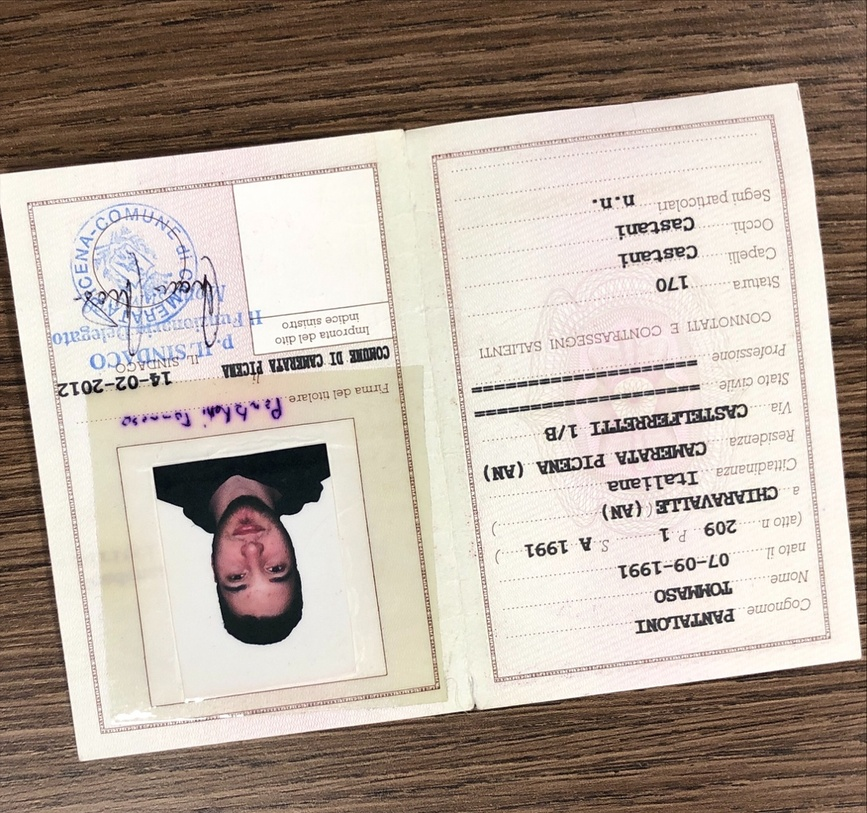
#> input picture TestImages/rear/t-pantaloni-rearCIE.jpg, 867 x 813 px, shrunk from 1092 x 1024 before the run
$ python TestShapeDetector.py
#> lines starting #> are read from the running program, lines starting #| are printed output that depends on the picture; after the words box and inside, x2 and y2 are one past the last pixel; in counts of white or black regions, pixels touching at a corner belong together
#%% Import section
import imutils
import cv2
import dlib
import numpy as np
#%% Global parameters definition:
bluring_kernel_size = (3, 3) #TODO try different size that can be usefull
morphological_kernel = np.ones((5, 5), np.uint8) #TODO try different kernel that can be usefull (to search)
canny_low = 100
canny_high = 200
number_of_contours = 10
#%% Opening Reference Image
reference_image = cv2.imread('TestImages/rear/t-pantaloni-rearCIE.jpg', cv2.IMREAD_GRAYSCALE)
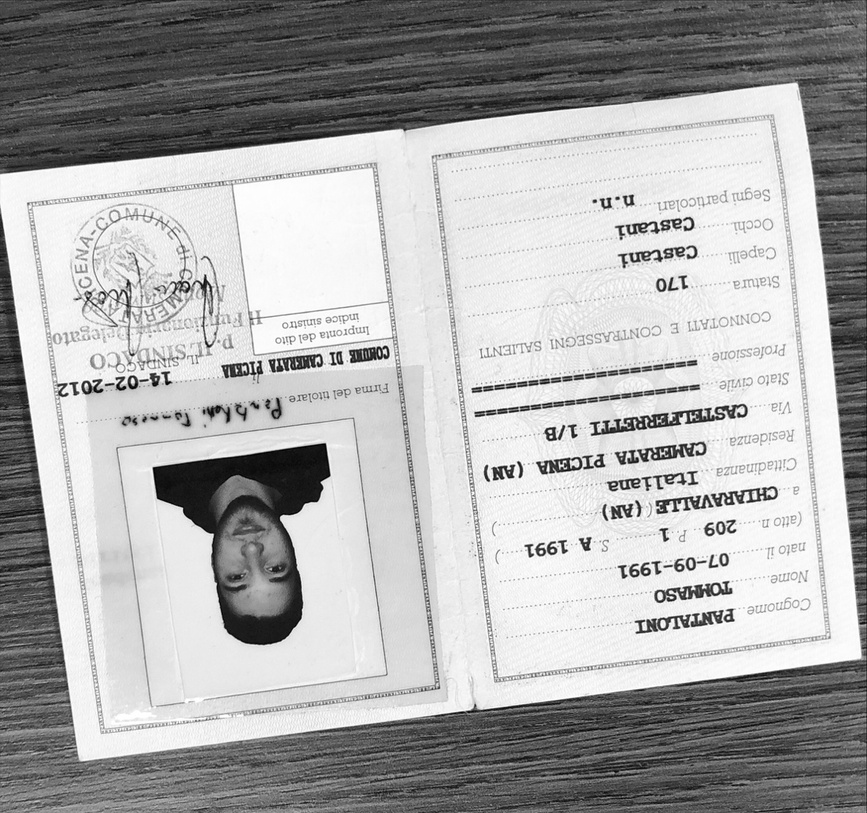
#> reference_image: shape (813, 867); min 0, max 255, mean 172
#%% Bluring
reference_image = cv2.blur(reference_image, bluring_kernel_size)
#%% Canny
reference_image_canny = cv2.Canny(reference_image, canny_low, canny_high)
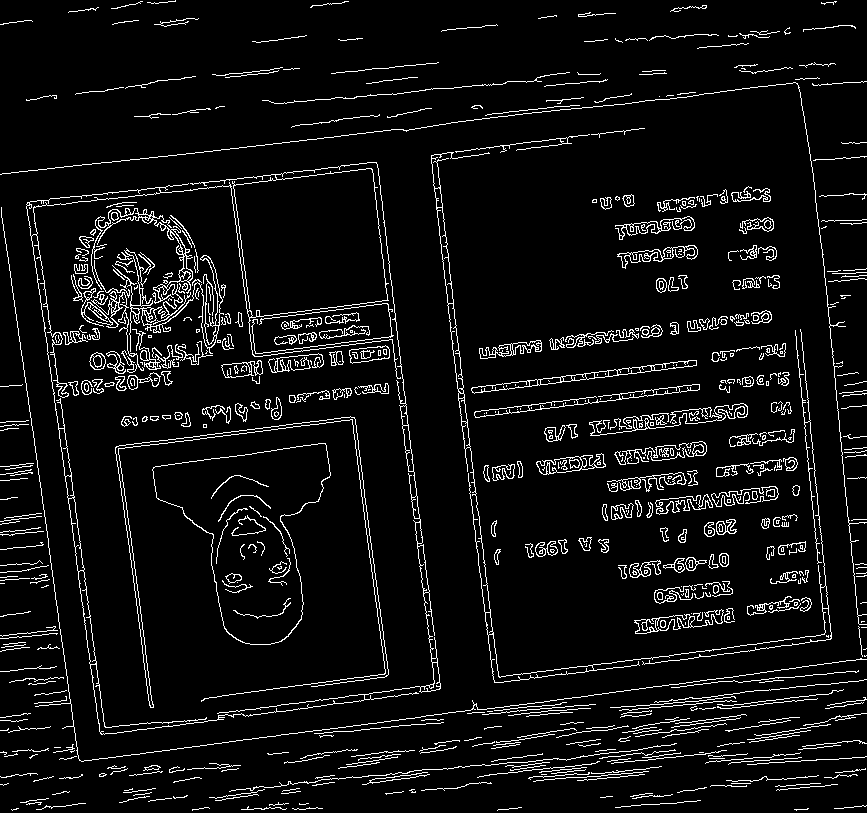
#> reference_image_canny: shape (813, 867); 6.5% white in thin lines or dots
#%% Morphological operation
#reference_image_canny_morph = cv2.morphologyEx(reference_image_canny, cv2.MORPH_CLOSE, morphological_kernel)
#%% Finding Contours on binary image
# cv2.RETR_CCOMP -> return the contours complete list (all contours)
# cv2.CHAIN_APPROX_NONE -> this not approximate a connection between contours
reference_contours, reference_hierarchy = cv2.findContours(reference_image_canny, cv2.RETR_CCOMP, cv2.CHAIN_APPROX_NONE)
#> reference_contours = 1026 contours, 719 with area under 20; largest, box (x1, y1, x2, y2) and area: (26, 162, 441, 735) 165496, (31, 162, 435, 735) 161809, (152, 443, 331, 645) 19868, (152, 443, 331, 645) 19785, (431, 152, 832, 683) 2536; reference_hierarchy = 1026 rows, first 6: [1, -1, -1, -1], [2, 0, -1, -1], [3, 1, -1, -1], [4, 2, -1, -1], [5, 3, -1, -1], [6, 4, -1, -1]
# Rerder contours in descending mode to have the biggest area for first
reference_contours = sorted(reference_contours, key=cv2.contourArea, reverse= True)
#%%
rects = []
#for c in reference_contours:
peri = cv2.arcLength(reference_contours[5], True)
#> peri = 3385.7
approx = cv2.approxPolyDP(reference_contours[5], 0.02 * peri, True)
#> approx = [[98, 217], [212, 353]]
x, y, w, h = cv2.boundingRect(approx)
#> x = 98; y = 217; w = 115; h = 137
reference_image_copy = reference_image.copy
if h >= 15:
    # if height is enough
    # create rectangle for bounding
    rect = (x, y, w, h)
#> rect = (98, 217, 115, 137)
    rects.append(rect)
    cv2.rectangle(reference_image, (x, y), (x+w, y+h), (0, 255, 0), 1)
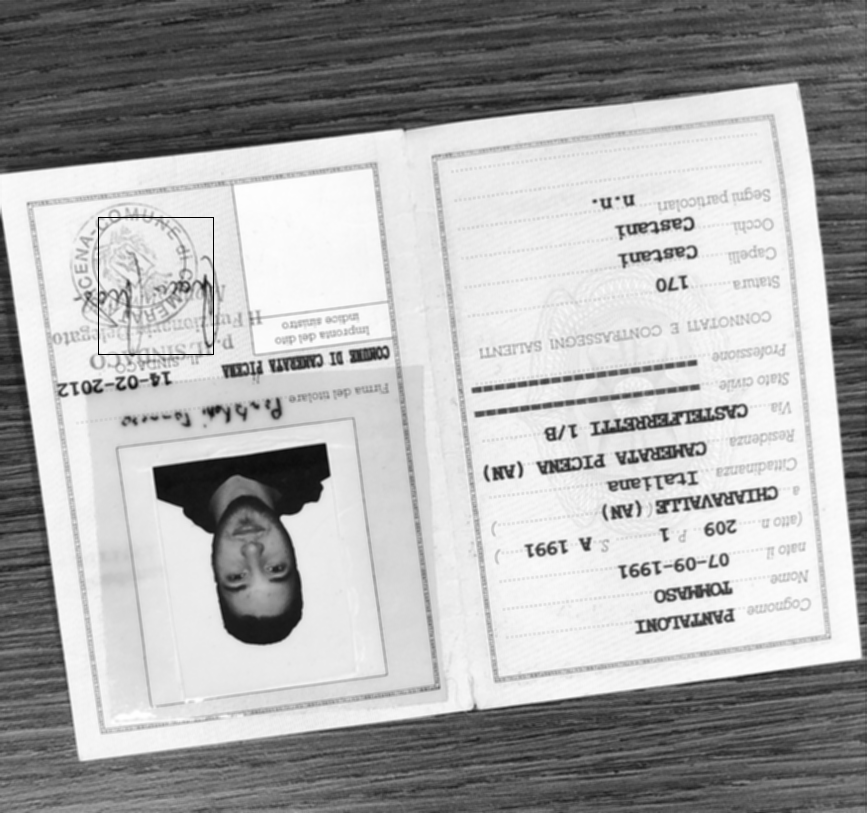
#> reference_image: shape (813, 867); min 0, max 255, mean 171.8

cv2.imwrite('result-test.jpg', reference_image)

$ run again, with TestImages/rear/a-pantaloni-rearCIC.jpg copied over TestImages/rear/t-pantaloni-rearCIE.jpg
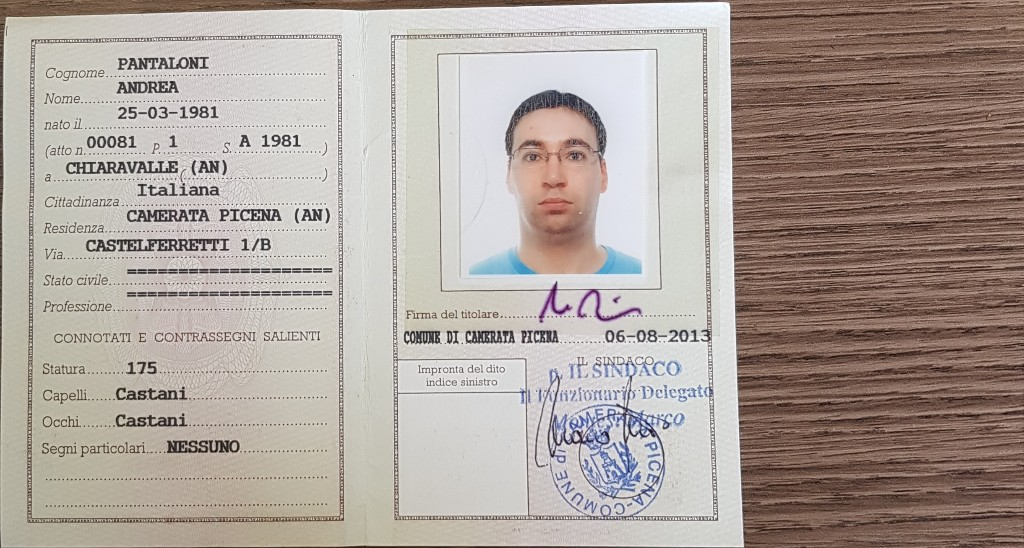
#> input picture TestImages/rear/a-pantaloni-rearCIC.jpg, 1024 x 548 px
#> `reference_image = cv2.imread('TestImages/rear/t-pantaloni-rearCIE.jpg'..`:
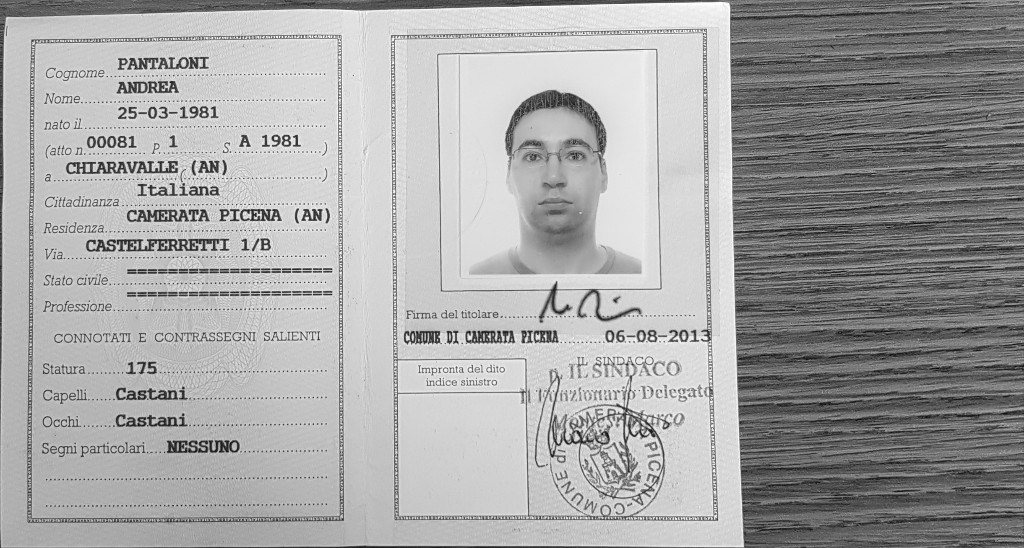
#> reference_image: shape (548, 1024); min 3, max 255, mean 165.3
#> `reference_image_canny = cv2.Canny(reference_image, canny_low, canny_hi..`:
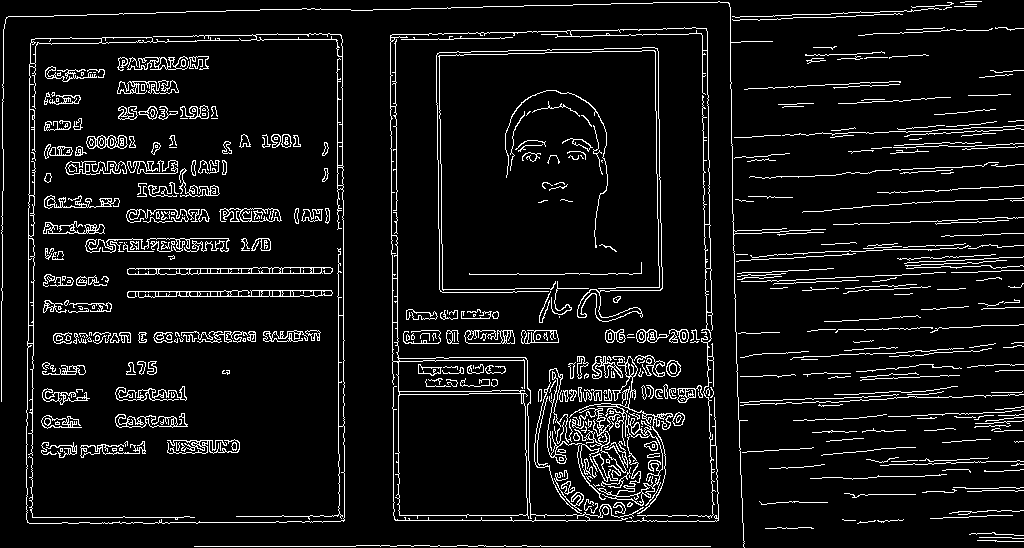
#> reference_image_canny: shape (548, 1024); 7.6% white in thin lines or dots
#> reference_contours = 913 contours, 606 with area under 20; largest, box (x1, y1, x2, y2) and area: (390, 27, 719, 522) 17892, (398, 393, 528, 516) 15426, (26, 33, 345, 524) 2876, (569, 356, 673, 514) 1118, (127, 267, 333, 275) 1080; reference_hierarchy = 913 rows, first 6: [1, -1, -1, -1], [2, 0, -1, -1], [3, 1, -1, -1], [4, 2, -1, -1], [5, 3, -1, -1], [6, 4, -1, -1]
#> peri = 486.7
#> approx = [[127, 296], [332, 292]]
#> x = 127; y = 292; w = 206; h = 5

$ run again, with TestImages/rear/a-petrelli-rearCIC.jpg copied over TestImages/rear/t-pantaloni-rearCIE.jpg
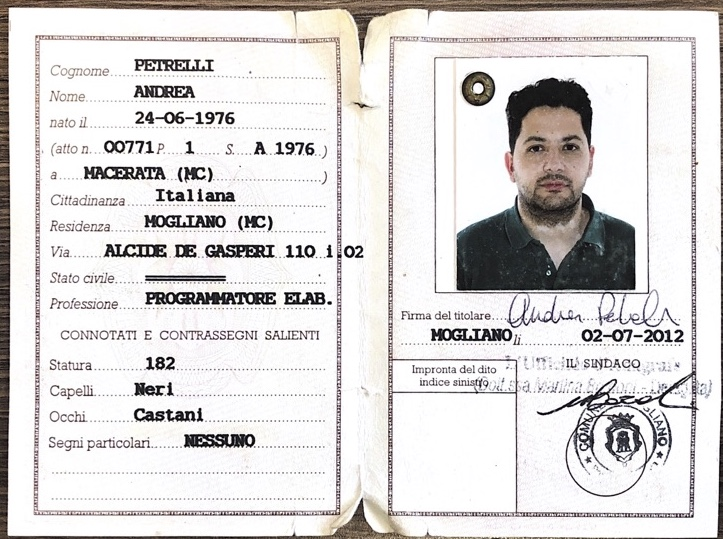
#> input picture TestImages/rear/a-petrelli-rearCIC.jpg, 723 x 539 px
#> `reference_image_canny = cv2.Canny(reference_image, canny_low, canny_hi..`:
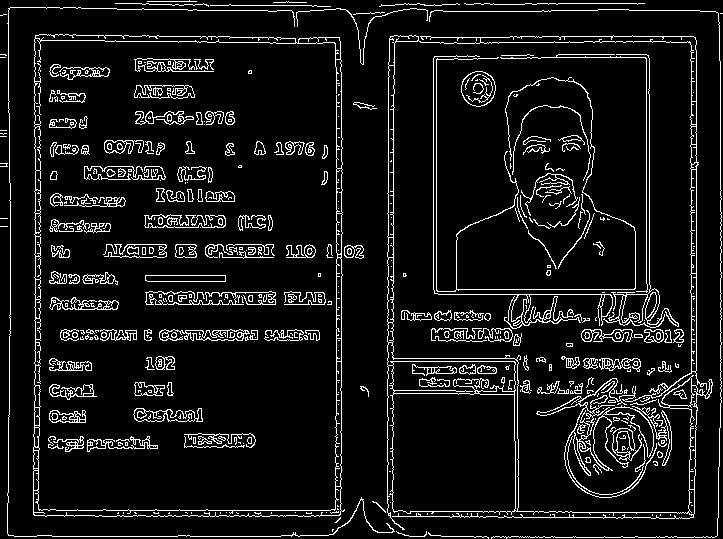
#> reference_image_canny: shape (539, 723); 8.5% white in thin lines or dots
#> reference_contours = 877 contours, 575 with area under 20; largest, box (x1, y1, x2, y2) and area: (33, 34, 345, 517) 146870, (34, 38, 343, 511) 140652, (387, 35, 713, 530) 26880, (392, 393, 516, 514) 14394, (392, 361, 516, 395) 3766; reference_hierarchy = 877 rows, first 6: [1, -1, -1, -1], [2, 0, -1, -1], [3, 1, -1, -1], [4, 2, -1, -1], [5, 3, -1, -1], [6, 4, -1, -1]
#> peri = 846.2
#> approx = [[341, 487], [338, 515], [33, 513], [34, 490], [39, 510], [232, 513], [334, 510]]
#> x = 33; y = 487; w = 309; h = 29
#> rect = (33, 487, 309, 29)
#> `cv2.rectangle(reference_image, (x, y), (x+w, y+h), (0, 255, 0), 1)`:
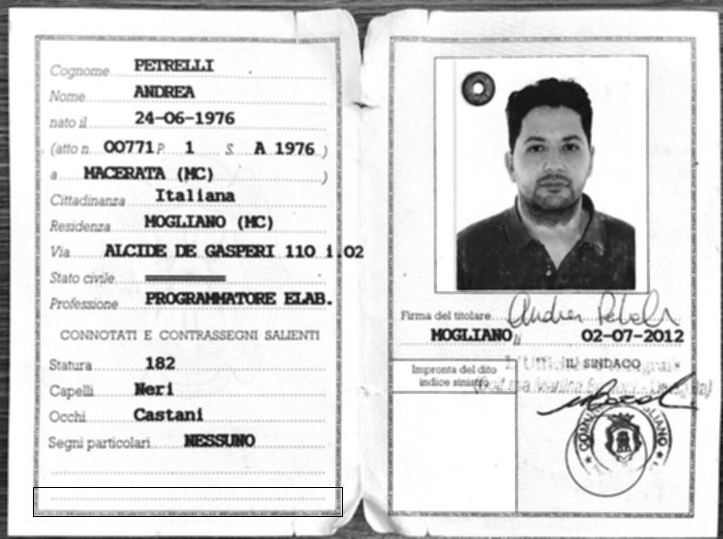
#> reference_image: shape (539, 723); min 0, max 255, mean 216.8
